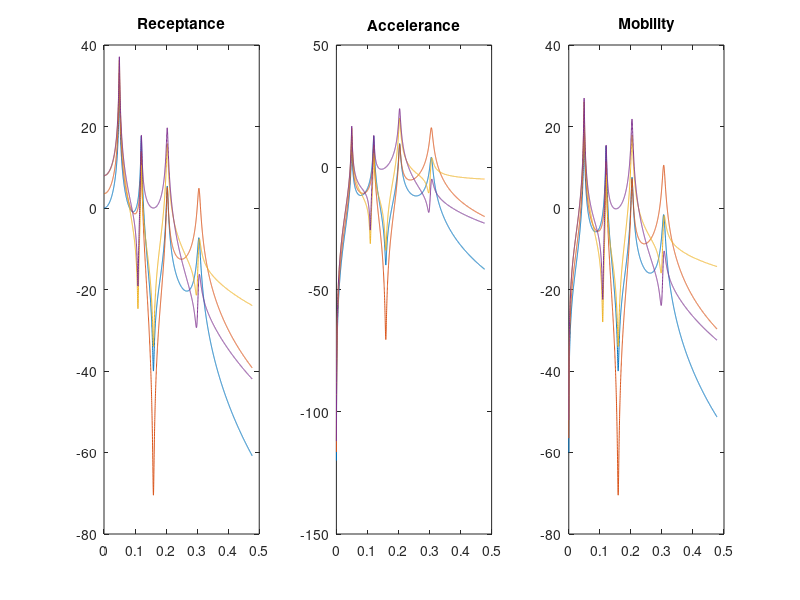

Reproduce this figure in MATLAB.
% Mass-Spring-Damper system with 4 DOFs, clamped-free
% 
%%%%%%%%%%%%%%%%%%%%%%%%%%%%%%%%%%%%%%%%%%%%%%%%%%%%%%%%%%%%%%%%%%%%%%%%%%%%%%%%%%%%%%%%%%%%%%%%%%%%
% Authors :
% Baptiste Chomette, Ecole Centrale de Lyon, LTDS, baptiste.chomette@ec-lyon.fr
% Jean-Loic Le Carrou : Sorbonne Université, d'Alembert, jean-loic.le_carrou@sorbonne-universite.fr
% Sami Karkar : Sorbonne Université, d'Alembert, sami.karkar@free.fr
% François Fabre : Sorbonne Université, d'Alembert, fabrefrancois8@gmail.com
%
% Aknowledgements :
% This work, part of the project Ngombi, was funded by the Agence Nationale de la Recherche
% (French National research agency), Grant No. ANR-19-CE27-0013-01.
%
% License :
% GNU CC BY-NC-SA
%
% Realease : v0 ... 2025
%
% Reference : 
% B. Chomette, J-L. Le Carrou, S. Karkar, F. Fabre, ..., JOSS, ...
%%%%%%%%%%%%%%%%%%%%%%%%%%%%%%%%%%%%%%%%%%%%%%%%%%%%%%%%%%%%%%%%%%%%%%%%%%%%%%%%%%%%%%%%%%%%%%%%%%%%

clear all
close all
clc

%digits(16)

m1 = 3 ;
m2 = 1 ;
m3 = 2 ;
m4 = 1 ;

k1 = 1 ;
k2 = 2 ;
k3 = 1 ;
k4 = 1 ;

M = [m1 0 0 0; 
0 m2 0 0; 
0 0 m3 0; 
0 0 0 m4] ;

K = [k1+k2 -k2 0 0;
-k2 k2+k3 -k3 0;
0 -k3 k3+k4 -k4;
0  0 -k4 k4];

% proportional Rayleigh damping
alpha = 1.e-2; beta = 1.e-2 ;
C = alpha*K + beta*M ;
rec = []; mob = []; acc = [] ;
for iF=1:2
    % load
    F = zeros(4, 1) ;
    if iF == 1
        F(1)=1;
    elseif iF == 2
        F(3)=1;
    end

    w = 0:0.001:3 ;
    nw = length(w) ;

    nw = length(w) ;
    REC = zeros(4, nw) ;
    ACC = zeros(4, nw) ;
    MOB = zeros(4, nw) ;

    for iw = 1:1:nw
        REC(:, iw) = linsolve((K+1j*w(iw)*C-w(iw)^2*M), F) ;
        ACC(:, iw) = linsolve((K+1j*w(iw)*C-w(iw)^2*M), -w(iw)^2*F) ;
        MOB(:, iw) = linsolve((K+1j*w(iw)*C-w(iw)^2*M), 1j*w(iw)*F) ;    
    end

    figure(1)

    REClog = 20*log10(abs(REC)) ;
    ACClog = 20*log10(abs(ACC)) ;
    MOBlog = 20*log10(abs(MOB)) ;

    subplot(1,3,1)
    plot(w/2/pi, REClog) ;
    title('Receptance')

    subplot(1,3,2)
    plot(w/2/pi, ACClog) ;
    title('Accelerance')

    subplot(1,3,3)
    plot(w/2/pi, MOBlog) ;
    title('Mobility')

    w = w.' ;
    rec = [rec, REC.'] ;
    acc = [acc, ACC.'] ;
    mob = [mob, MOB.'] ;

end



save('omg_tot.mat', 'w') ;
save('REC_tot.mat', 'rec') ;
save('ACC_tot.mat', 'acc') ;
save('MOB_tot.mat', 'mob') ;

%[V,D] = eig(K,M);
[V,D] = eig(M^-1*K);
[lambda,k] = sort(diag(D));
V = V(:,k) ;
Factor = diag(V'*M*V) ;
Vnorm = V*inv(sqrt(diag(Factor))) ;
k = Vnorm' * K*  Vnorm ;
f = diag(sqrt(k)) / (2*pi) ;
c = Vnorm' * C * Vnorm ;
xi = diag(c) ./ (2*2*pi*f) ;
